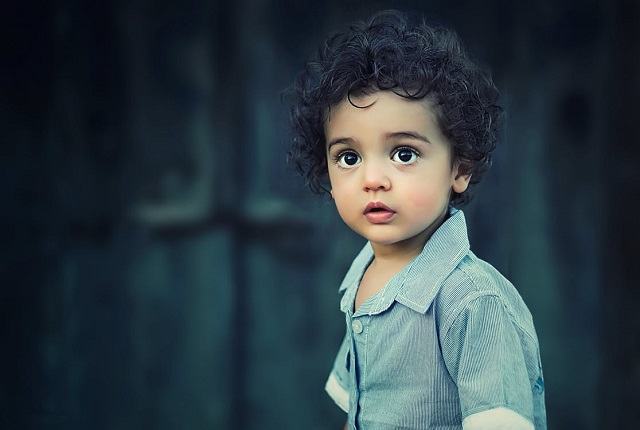
#> input picture Ch4/child.jpg, 640 x 430 px
$ python Ch4_01.py
#> lines starting #> are read from the running program, lines starting #| are printed output that depends on the picture; after the words box and inside, x2 and y2 are one past the last pixel; in counts of white or black regions, pixels touching at a corner belong together
import numpy as np
import cv2
bw = cv2.imread("child.jpg",0)
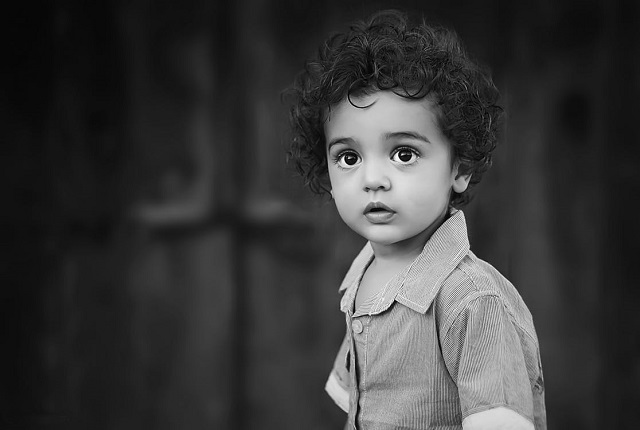
#> bw: shape (430, 640); min 0, max 255, mean 57
height,width = bw.shape[0:2]
#> height = 430; width = 640
cv2.imshow("Original BW",bw)
binary = np.zeros([height,width,1],'uint8')
thresh = 85
for row in range(0,height):
	for col in range(0, width):
		if bw[row][col]>thresh:
			binary[row][col]=255
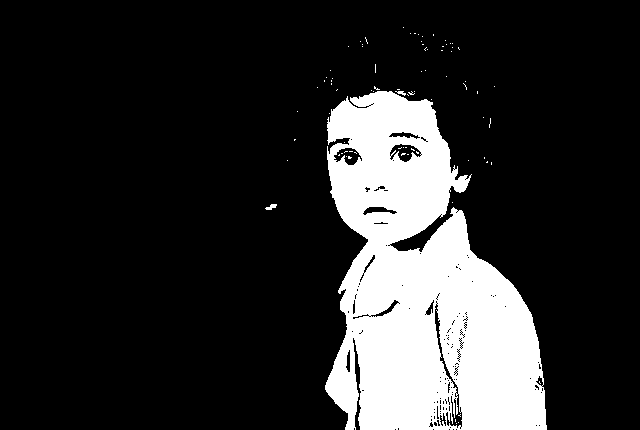
#> binary: shape (430, 640, 1); 17.7% white; 82 white regions (79 under 20 px), largest, box (x1, y1, x2, y2) and area: (325, 91, 547, 430) 48309, (265, 204, 277, 210) 42, (395, 91, 406, 96) 27
cv2.imshow("Slow Binary",binary)
ret, thresh = cv2.threshold(bw,thresh,255,cv2.THRESH_BINARY)
#> ret = 85
cv2.imshow("CV Threshold",thresh)
cv2.waitKey(0)
cv2.destroyAllWindows()
